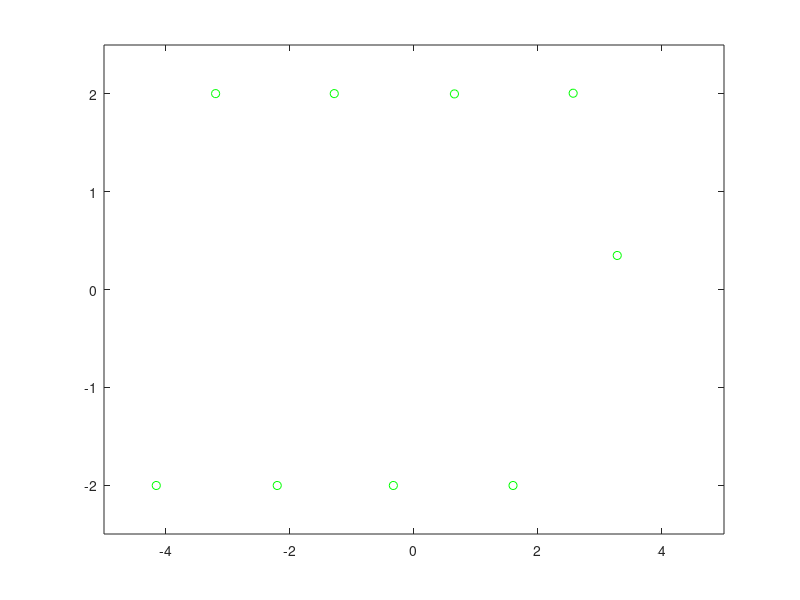

The MATLAB source for this figure: (Note: this script raises an error after producing the figure.)
load('data.mat');
load('data_features.mat');
load('odom_data.mat');
load('estimate_data.mat');
%%
global data;
global vel;
global data_features;

landmarks = [2.567 2.007; 0.652 2; 3.278 0.348; -1.286 2.003; -3.2 2.003; -4.157 -2.004; -2.206 -2.004; -0.333 -2.004; 1.597 -2.004];
sigma = zeros(3,3);
pose_data = zeros(length(data),3);

NR_PARTICLES = 50;
particles = repmat([4.5 2.2 3.1416], NR_PARTICLES, 1);

figure;

for i = 1:length(data)
    plot(landmarks(:,1), landmarks(:,2), 'go');
    axis([-5 5 -2.5 2.5]);
    hold on;
    
    vel.Linear.X = data(i,1);
    vel.Angular.Z = data(i,2);
    
    %reinit weigths for each particle
    wt = ones(NR_PARTICLES, 1);
    for p = 1:NR_PARTICLES
        % get velocity model prediction
        particles(p,:) = vel_model(vel, particles(p,:));
        
        landmarks_seen = 0;
        % for each observed feature by the robot
        observed_features = data_features(2*i-1:2*i,:);
        for j = 1:length(observed_features)
            zt = [observed_features(:,j);0];
            if sum(zt) > 0
                landmarks_seen = 1;
                wt(p) = wt(p) * landmark_model_known_correspondence(zt, j, particles(p,:), landmarks);
            end
        end
        
        if landmarks_seen
            selected = rouletteWheel(wt);
            particles = particles(selected, :);
        end
        
        plot(particles(p,1),particles(p,2),'b.');
    end
    pause(0.01);
    hold off;
%     pose_data(i,:) = x;
end
%%
function q = landmark_model_known_correspondence(feature, j, x, m)
    r_hat = sqrt((m(j,1)-x(1))^2 + (m(j,2)-x(2))^2);
    theta_hat = wrapToPi(atan2(m(j,2)-x(2), m(j,1)-x(1))-x(3));
    sigma = 0.1;
    q = gaussmf(feature(1)-r_hat, [sigma 0])*gaussmf(feature(2)-theta_hat, [sigma 0]);
end

function selected = rouletteWheel(weights)
    selected = zeros('like', weights);

    accumulation = cumsum(weights);
    
    for i = 1 : length(weights)
        p = rand() * accumulation(end);
        chosen_index = -1;
        for index = 1 : length(accumulation)
            if (accumulation(index) > p)
              chosen_index = index;
              break;
            end
        end
        selected(i) = chosen_index;
    end
end